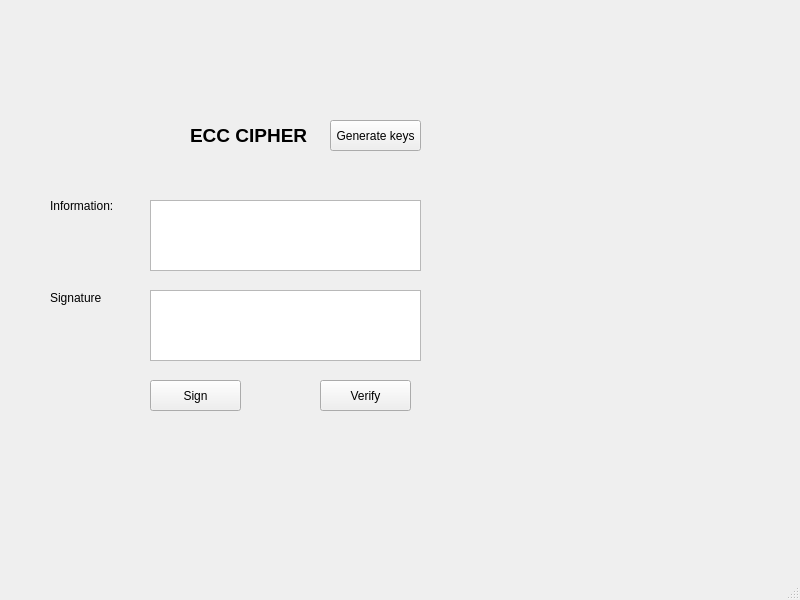
<?xml version="1.0" encoding="UTF-8"?>
<ui version="4.0">
 <class>MainWindow</class>
 <widget class="QMainWindow" name="MainWindow">
  <property name="geometry">
   <rect>
    <x>0</x>
    <y>0</y>
    <width>800</width>
    <height>600</height>
   </rect>
  </property>
  <property name="windowTitle">
   <string>MainWindow</string>
  </property>
  <widget class="QWidget" name="centralwidget">
   <widget class="QLabel" name="label">
    <property name="geometry">
     <rect>
      <x>190</x>
      <y>120</y>
      <width>131</width>
      <height>31</height>
     </rect>
    </property>
    <property name="font">
     <font>
      <pointsize>14</pointsize>
      <weight>75</weight>
      <bold>true</bold>
     </font>
    </property>
    <property name="text">
     <string>ECC CIPHER</string>
    </property>
   </widget>
   <widget class="QLabel" name="label_2">
    <property name="geometry">
     <rect>
      <x>50</x>
      <y>190</y>
      <width>71</width>
      <height>31</height>
     </rect>
    </property>
    <property name="text">
     <string>Information:</string>
    </property>
   </widget>
   <widget class="QLabel" name="label_3">
    <property name="geometry">
     <rect>
      <x>50</x>
      <y>290</y>
      <width>51</width>
      <height>16</height>
     </rect>
    </property>
    <property name="text">
     <string>Signature:</string>
    </property>
   </widget>
   <widget class="QPlainTextEdit" name="txt_information">
    <property name="geometry">
     <rect>
      <x>150</x>
      <y>200</y>
      <width>271</width>
      <height>71</height>
     </rect>
    </property>
   </widget>
   <widget class="QPlainTextEdit" name="txt_signature">
    <property name="geometry">
     <rect>
      <x>150</x>
      <y>290</y>
      <width>271</width>
      <height>71</height>
     </rect>
    </property>
   </widget>
   <widget class="QPushButton" name="pushButton">
    <property name="geometry">
     <rect>
      <x>330</x>
      <y>120</y>
      <width>91</width>
      <height>31</height>
     </rect>
    </property>
    <property name="text">
     <string>Generate keys</string>
    </property>
   </widget>
   <widget class="QPushButton" name="btn_sign">
    <property name="geometry">
     <rect>
      <x>150</x>
      <y>380</y>
      <width>91</width>
      <height>31</height>
     </rect>
    </property>
    <property name="text">
     <string>Sign</string>
    </property>
   </widget>
   <widget class="QPushButton" name="btn_verify">
    <property name="geometry">
     <rect>
      <x>320</x>
      <y>380</y>
      <width>91</width>
      <height>31</height>
     </rect>
    </property>
    <property name="text">
     <string>Verify</string>
    </property>
   </widget>
  </widget>
  <widget class="QMenuBar" name="menubar">
   <property name="geometry">
    <rect>
     <x>0</x>
     <y>0</y>
     <width>800</width>
     <height>21</height>
    </rect>
   </property>
  </widget>
  <widget class="QStatusBar" name="statusbar"/>
 </widget>
 <resources/>
 <connections/>
</ui>
